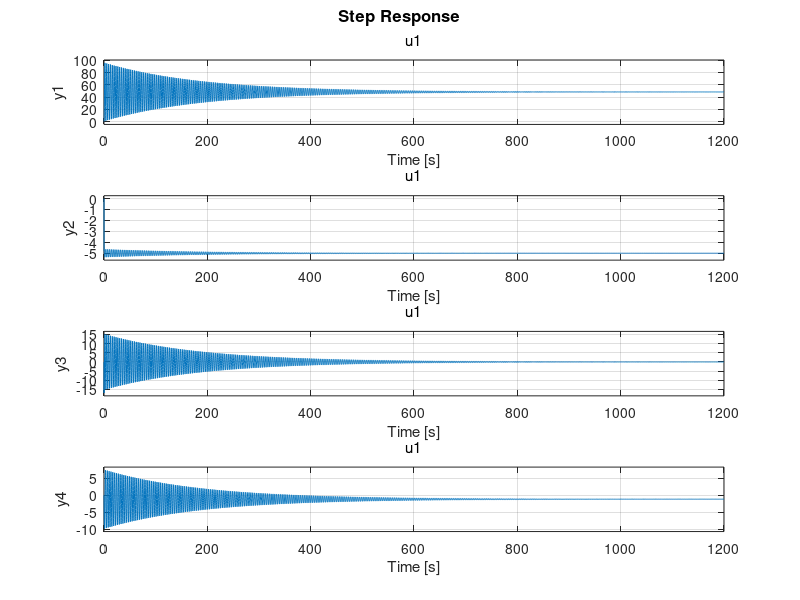
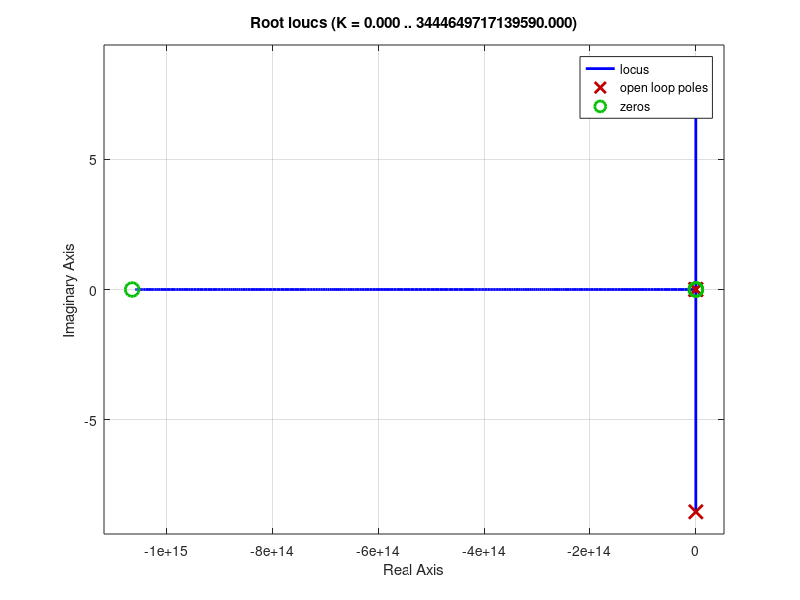

Here is the MATLAB script that generated these plots, in order:
%%%%%%%%%%%%%%%%%%%%%%%%%%%%%%%%%%%%%%%%%%%%%%%%%%%%%%%%%%%%%%%%%%%%%%%%%%%
% Dan Wiese
% 16.333 Homework Assignment #3
% Due: Tuesday April 24, 2012

clear all; close all; clc;
%%%%%%%%%%%%%%%%%%%%%%%%%%%%%%%%%%%%%%%%%%%%%%%%%%%%%%%%%%%%%%%%%%%%%%%%%%%
addpath('Code Tools');
plot_dir=sprintf('%s','latex');

%%%%%%%%%%%%%%%%%%%%%%%%%%%%%%%%%%%%%%%%%%%%%%%%%%%%%%%%%%%%%%%%%%%%%%%%%%%
%USER INPUTS
%simulation times
t0=0;
tfin=11.5;
dt=0.001;
nt=(tfin-t0)/dt+1;
time=linspace(t0,tfin,nt);
n_int=((tfin-t0)/dt)+1;

s=tf('s');

%%%%%%%%%%%%%%%%%%%%%%%%%%%%%%%%%%%%%%%%%%%%%%%%%%%%%%%%%%%%%%%%%%%%%%%%%%%
%SET UP 'A' AND 'B' MATRICES FOR LONGITUDINAL
%'A' and 'B' matrices from lecture 12 - Longitudinal (5 m/s trim condition)
%as given in notes (state vector x=[q u w theta] u=[delta_e]
A1=[-15.58, 4.71, -38.72, 0;
    -0.526, -0.0166, 2.35, -9.78;
    4.40, -1.53, -18.16, -0.704;
    0.997, 0, 0, 0];
B1=[-421.2; 1.323; -17.38; 0];

%rearranged so state x=[u w q theta] u=[delta_e]
Along=[ -0.0166, 2.35, -0.526, -9.78;
    -1.53, -18.16, 4.40, -0.704;
    4.71, -38.72, -15.58, 0;
    0, 0, 0.997, 0];
Blong=[1.323; -17.38; -421.2; 0];
Clong=eye(4,4);
Dlong=zeros(4,1);

Ashrt=Along(2:3,2:3);
Bshrt=Blong(2:3,1);
Cshrt=Clong(2:3,2:3);
Dshrt=Dlong(2:3,1);

Aphug=Along([1 4],[1 4]);
Bphug=Blong([1 4],1);
Cphug=Clong([1 4],[1 4]);
Dphug=Dlong([1 4],1);

%%%%%%%%%%%%%%%%%%%%%%%%%%%%%%%%%%%%%%%%%%%%%%%%%%%%%%%%%%%%%%%%%%%%%%%%%%%
%SET UP 'A' AND 'B' MATRICES FOR LATERAL
%'A' and 'B' matrices from lecture 13 - Lateral (5 m/s trim condition)
A2=[-22.33, 3.16, -4.42, 0;
    -1.61, -2.66, 14.30, 0;
    0.561, -4.73, -3.15, 9.78;
    0.997, 0.0718, 0, 0];

B2=[967.8, 25.16;
    33.40, -61.8;
    0, 5.58;
    0, 0];

 %rearranged so state x=[v p r phi] u=[delta_a, delta_r]
 Alatr=[-3.15, 0.561, -4.73, 9.78;
     -4.42, -22.33, 3.16, 0;
     14.30, -1.61, -2.66, 0;
     0, 0.997, 0.0718, 0];
 Blatr=[0, 5.58;
     967.8, 25.2;
     33.40, -61.8;
     0, 0];
 Clatr=eye(4,4);
 Dlatr=zeros(4,2);

%%%%%%%%%%%%%%%%%%%%%%%%%%%%%%%%%%%%%%%%%%%%%%%%%%%%%%%%%%%%%%%%%%%%%%%%%%%
%TRANSFER FUNCTIONS FOR LONGITUDINAL
% ss_long=ss(Along,Blong,Clong,Dlong);
Gp_long=minreal(Clong*(s*eye(4,4)-Along)^-1*Blong+Dlong);
Gp_shrt=minreal(Cshrt*(s*eye(2,2)-Ashrt)^-1*Bshrt+Dshrt);
Gp_phug=minreal(Cphug*(s*eye(2,2)-Aphug)^-1*Bphug+Dphug);
%Short Period TFs: x=[w q]
Gp_spw=-Gp_shrt(1); %from delta_e to w
Gp_spq=-Gp_shrt(2); %from delta_e to q
%Phugoid TFs: x=[u theta]
Gp_phu=-Gp_phug(1); %from delta_e to u
Gp_phth=-Gp_phug(2); %from delta_e to theta

%%%%%%%%%%%%%%%%%%%%%%%%%%%%%%%%%%%%%%%%%%%%%%%%%%%%%%%%%%%%%%%%%%%%%%%%%%%
%TRANSFER FUNCTIONS FOR LATERAL
Gp_latr=minreal(Clatr*(s*eye(4,4)-Alatr)^-1*Blatr+Dlatr);

%%%%%%%%%%%%%%%%%%%%%%%%%%%%%%%%%%%%%%%%%%%%%%%%%%%%%%%%%%%%%%%%%%%%%%%%%%%

% figure(1)
% rlocus(Gp_phu)

% figure(2)
% rlocus(Gp_long(1))

figure(3)
rlocus(-Gp_latr(3,2))

%open loop elevator step response
figure(2)
step(Gp_long,1200)
